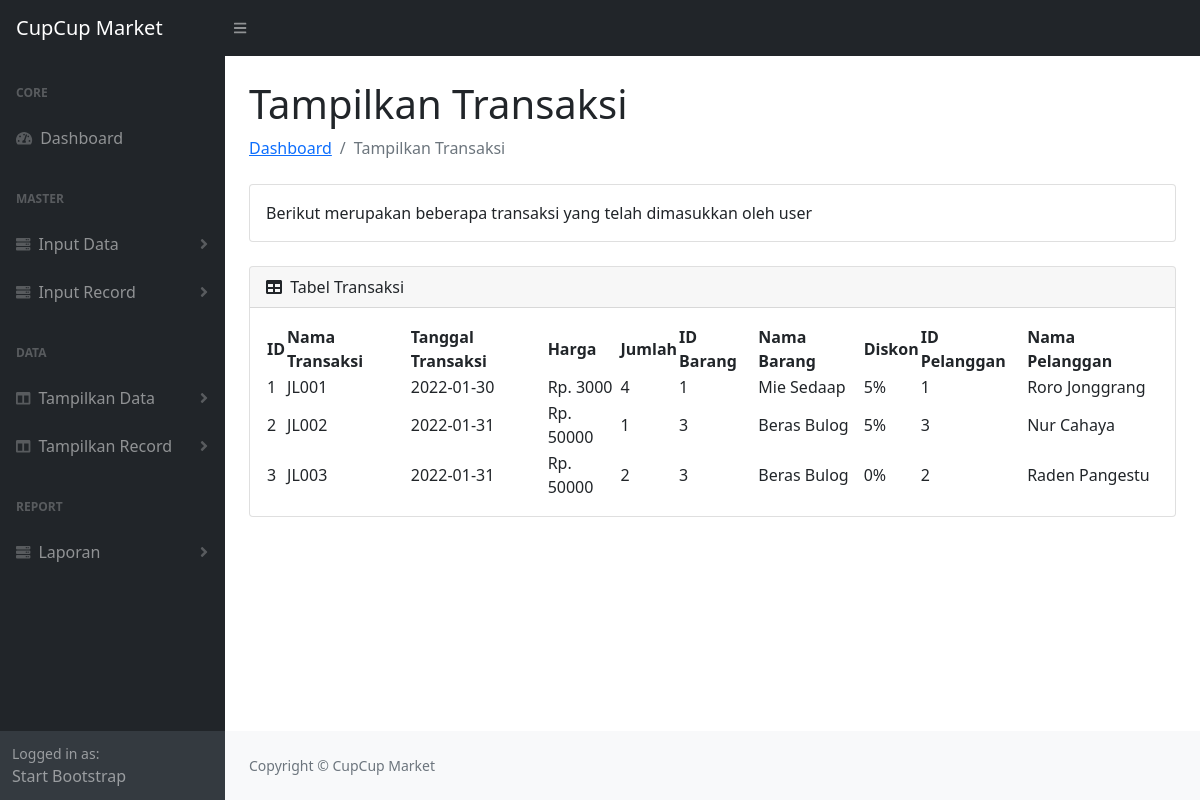
Screenshot of /tampil_transaksi.php with the database file from the repository.
### tables this page shows
CREATE TABLE `tb_transaksi` (
  `id_transaksi` int(11) NOT NULL,
  `nama_transaksi` varchar(100) NOT NULL,
  `tgl_transaksi` date NOT NULL,
  `harga` int(11) NOT NULL,
  `qty` int(11) NOT NULL,
  `id_barang` int(11) NOT NULL,
  `diskon` int(11) NOT NULL,
  `id_pelanggan` int(11) NOT NULL
);

CREATE TABLE `tb_barang` (
  `id_barang` int(11) NOT NULL,
  `nama_barang` varchar(100) NOT NULL,
  `kategori_id` int(11) NOT NULL,
  `satuan_id` int(11) NOT NULL
);

CREATE TABLE `tb_pelanggan` (
  `id_pelanggan` int(11) NOT NULL,
  `nama_pelanggan` char(20) NOT NULL,
  `no_tlp` varchar(14) NOT NULL,
  `status` char(10) NOT NULL
);

### tampil_transaksi.php (the view, shortened to what this page needs)
<!DOCTYPE html>
<html lang="en">
    <?php require_once("header.php");
    require_once("connect.php");?>
    <body class="sb-nav-fixed">
        <nav class="sb-topnav navbar navbar-expand navbar-dark bg-dark">
            <a class="navbar-brand ps-3" href="index.php">CupCup Market</a>
            <button class="btn btn-link btn-sm order-1 order-lg-0 me-4 me-lg-0" id="sidebarToggle" href="#!"><i class="fas fa-bars"></i></button>
        </nav>
        <div id="layoutSidenav">
            <?php require_once("sidenav_bar.php");?>
            <div id="layoutSidenav_content">
                <main>
                    <div class="container-fluid px-4">
                        <h1 class="mt-4">Tampilkan Transaksi</h1>
                        <ol class="breadcrumb mb-4">
                            <li class="breadcrumb-item"><a href="index.php">Dashboard</a></li>
                            <li class="breadcrumb-item active">Tampilkan Transaksi</li>
                        </ol>
                        <div class="card mb-4">
                            <div class="card-body">
                                Berikut merupakan beberapa transaksi yang telah dimasukkan oleh user
                            </div>
                        </div>
                        <div class="card mb-4">
                            <div class="card-header">
                                <i class="fas fa-table me-1"></i>
                                Tabel Transaksi
                            </div>
                            <div class="card-body">
                                <table id="datatablesSimple">
                                    <thead>
                                        <tr>
                                            <th>ID</th>
                                            <th>Nama Transaksi</th>
                                            <th>Tanggal Transaksi</th>
                                            <th>Harga</th>
                                            <th>Jumlah</th>
                                            <th>ID Barang</th>
                                            <th>Nama Barang</th>
                                            <th>Diskon</th>
                                            <th>ID Pelanggan</th>
                                            <th>Nama Pelanggan</th>
                                        </tr>
                                    </thead>
                                    <tbody>
                                        <?php
                                        $query = mysqli_query($mysqli,"SELECT * FROM tb_transaksi INNER JOIN tb_barang ON tb_transaksi.id_barang = tb_barang.id_barang INNER JOIN tb_pelanggan ON tb_transaksi.id_pelanggan = tb_pelanggan.id_pelanggan");
                                        while ($data = mysqli_fetch_assoc($query)){
                                            ?> <tr>
                                                <td><?php echo($data['id_transaksi']);?></td>
                                                <td><?php echo($data['nama_transaksi']);?></td>
                                                <td><?php echo($data['tgl_transaksi']);?></td>
                                                <td>Rp. <?php echo($data['harga']);?></td>
                                                <td><?php echo($data['qty']);?></td>
                                                <td><?php echo($data['id_barang']);?></td>
                                                <td><?php echo($data['nama_barang']);?></td>
                                                <td><?php echo($data['diskon']);?>%</td>
                                                <td><?php echo($data['id_pelanggan']);?></td>
                                                <td><?php echo($data['nama_pelanggan']);?></td>
                                            </tr> <?php
                                        } ?>
                                    </tbody>
                                </table>
                            </div>
                        </div>
                    </div>
                </main>
                <footer class="py-4 bg-light mt-auto">
                    <div class="container-fluid px-4">
                        <div class="d-flex align-items-center justify-content-between small">
                            <div class="text-muted">Copyright &copy; CupCup Market</div>
                        </div>
                    </div>
                </footer>
            </div>
        </div>
    </body>
</html>

### rows the page displays
tb_transaksi: id_transaksi "1", nama_transaksi "JL001", tgl_transaksi "2022-01-30", harga "3000", qty "4", id_barang.id_barang "1", id_barang.nama_barang "Mie Sedaap", diskon "5", id_pelanggan.id_pelanggan "1", id_pelanggan.nama_pelanggan "Roro Jonggrang"
tb_transaksi: id_transaksi "2", nama_transaksi "JL002", tgl_transaksi "2022-01-31", harga "50000", qty "1", id_barang.id_barang "3", id_barang.nama_barang "Beras Bulog", diskon "5", id_pelanggan.id_pelanggan "3", id_pelanggan.nama_pelanggan "Nur Cahaya"
tb_transaksi: id_transaksi "3", nama_transaksi "JL003", tgl_transaksi "2022-01-31", harga "50000", qty "2", id_barang.id_barang "3", id_barang.nama_barang "Beras Bulog", diskon "0", id_pelanggan.id_pelanggan "2", id_pelanggan.nama_pelanggan "Raden Pangestu"
